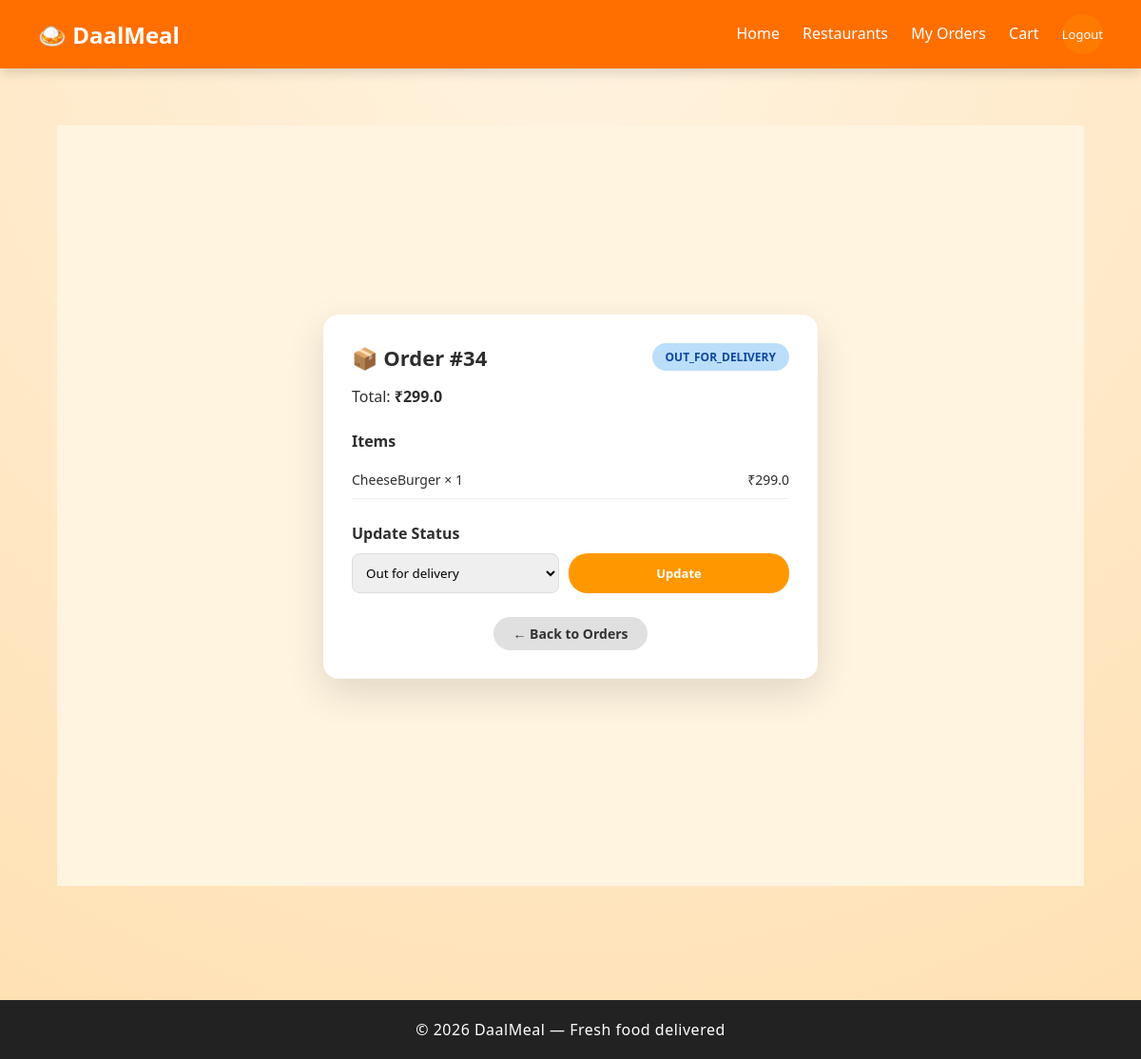
Screenshot of /dashboard/orders/34/ with the database file from the repository.
### delivery/models.py (models this page shows, shortened)
class Order(models.Model):
    STATUS_CHOICES = [
        ("PLACED", "Placed"),
        ("PREPARING", "Preparing"),
        ("OUT_FOR_DELIVERY", "Out for Delivery"),
        ("DELIVERED", "Delivered"),
        ("CANCELLED", "Cancelled"),
    ]
    customer = models.ForeignKey(User, on_delete=models.CASCADE)
    total_amount = models.FloatField()
    status = models.CharField(
        max_length=20,
        choices=STATUS_CHOICES,
        default="PLACED"
    )
    created_at = models.DateTimeField(auto_now_add=True)

class OrderItem(models.Model):
    order = models.ForeignKey(Order, on_delete=models.CASCADE, related_name="items")
    menu_item = models.ForeignKey(MenuItem, on_delete=models.CASCADE)
    quantity = models.IntegerField()
    price = models.FloatField()

class MenuItem(models.Model):
    restaurant = models.ForeignKey(
        Restaurant,
        on_delete=models.CASCADE,
        related_name="menu_items"
    )
    name = models.CharField(max_length=100)
    price = models.FloatField()
    description = models.CharField(max_length=255, blank=True)

### delivery/views.py (the view)
# urls.py: path("dashboard/orders/<int:order_id>/",views.admin_order_detail,name="admin_order_detail"),
def admin_order_detail(request, order_id):
    order = Order.objects.get(id=order_id)
    items = OrderItem.objects.filter(order=order)
    if request.method == "POST":
        order.status = request.POST.get("status")
        order.save()
        return redirect("admin_order_detail", order_id=order.id)
    return render(request, "admin_order_detail.html", {
        "order": order,
        "items": items
    })

### delivery/Templates/admin_order_detail.html (shortened to what this page needs)
{% extends "base.html" %}
{% load static %}
{% block content %}
<div class="order-detail-page">
    <div class="order-card">
        <div class="order-header">
            <h2>📦 Order #{{ order.id }}</h2>
            <span class="status-badge {{ order.status|lower }}">
                {{ order.status }}
            </span>
        </div>
        <div class="order-total">
            Total: <strong>₹{{ order.total_amount }}</strong>
        </div>
        <div class="order-section">
            <h3>Items</h3>
            {% for item in order.items.all %}
            <div class="order-item">
                <span>{{ item.menu_item.name }} × {{ item.quantity }}</span>
                <span>₹{{ item.price }}</span>
            </div>
            {% endfor %}
        </div>
        <div class="order-section">
            <h3>Update Status</h3>
            <form method="post" class="status-form">
                <select name="status">
                    <option value="OUT_FOR_DELIVERY" {% if order.status == "OUT_FOR_DELIVERY" %}selected{% endif %}>Out for delivery</option>
                </select>
                <button type="submit" class="btn btn-update">Update</button>
            </form>
        </div>
        <div class="order-actions">
            <a href="{% url 'admin_orders' %}" class="btn btn-back">← Back to Orders</a>
        </div>
    </div>
</div>
{% endblock %}

### delivery/static/css/style.css (style rules this page uses)
* { margin: 0; padding: 0; box-sizing: border-box; font-family: "Segoe UI", sans-serif; }
body { background: radial-gradient(circle at top, #fff3e0, #ffe0b2); min-height: 100vh; color: #2e2e2e; }
.btn { display: inline-block; padding: 10px 16px; background: #ff7a00; color: white; text-decoration: none; border-radius: 20px; font-size: 14px; }
.btn { padding: 12px 22px; border-radius: 25px; text-decoration: none; font-weight: 600; font-size: 14px; }
.order-card { background: #fff; border-radius: 14px; padding: 20px; margin-bottom: 20px; box-shadow: 0 10px 25px rgba(0,0,0,0.08); }
.order-header { display: flex; justify-content: space-between; align-items: center; }
.btn { flex: 1; text-align: center; padding: 10px 0; border-radius: 25px; font-size: 13px; font-weight: 600; color: white; text-decoration: none; transition: 0.2s ease; }
.btn { flex: 1; padding: 12px 0; border-radius: 25px; font-weight: 600; text-align: center; text-decoration: none; border: none; cursor: pointer; }
.btn-back { background: #e0e0e0; color: #333; }
.order-actions { margin-left: auto; }
.order-actions .btn { width: auto; flex: unset; padding: 8px 20px; border-radius: 20px; font-size: 14px; font-weight: 600; }
.order-detail-page { min-height: 100vh; background: #fff4e0; display: flex; justify-content: center; align-items: center; padding: 40px; }
.order-card { background: #fff; width: 100%; max-width: 520px; padding: 30px; border-radius: 16px; box-shadow: 0 15px 40px rgba(0,0,0,0.12); }
.order-header { display: flex; justify-content: space-between; align-items: center; margin-bottom: 10px; }
.order-header h2 { font-size: 22px; margin: 0; }
.status-badge { padding: 6px 14px; border-radius: 20px; font-size: 12px; font-weight: 600; text-transform: uppercase; }
.status-badge.out_for_delivery { background: #bbdefb; color: #0d47a1; }
.order-total { font-size: 16px; margin: 15px 0; }
.order-section { margin-top: 25px; }
.order-section h3 { margin-bottom: 10px; font-size: 16px; }
.order-item { display: flex; justify-content: space-between; padding: 10px 0; border-bottom: 1px solid #eee; font-size: 14px; }
.status-form { display: flex; gap: 10px; margin-top: 10px; }
.status-form select { flex: 1; padding: 10px; border-radius: 8px; border: 1px solid #ddd; }
.btn-update { background: #ff9800; color: white; border: none; padding: 10px 18px; border-radius: 20px; font-weight: 600; cursor: pointer; }
.order-actions { margin-top: 25px; text-align: center; }
.btn-back { background: #e0e0e0; color: #333; padding: 10px 22px; border-radius: 22px; text-decoration: none; font-weight: 600; }

### rows the page displays
Order: id "34", status "OUT_FOR_DELIVERY", total_amount "299.0", status "Out for delivery"
OrderItem: menu_item.name "CheeseBurger", quantity "1", price "299.0"
